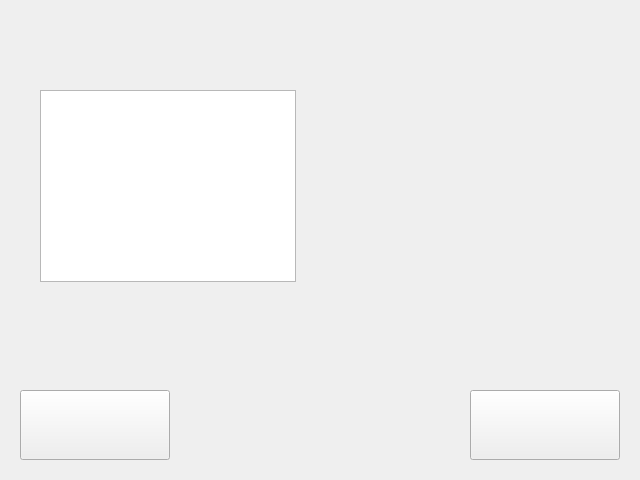
<?xml version="1.0" encoding="UTF-8"?>
<ui version="4.0">
 <class>Form</class>
 <widget class="QWidget" name="Form">
  <property name="geometry">
   <rect>
    <x>0</x>
    <y>0</y>
    <width>640</width>
    <height>480</height>
   </rect>
  </property>
  <property name="windowTitle">
   <string>Окно3: QListWidget</string>
  </property>
  <widget class="QListWidget" name="qListWidget">
   <property name="geometry">
    <rect>
     <x>40</x>
     <y>90</y>
     <width>256</width>
     <height>192</height>
    </rect>
   </property>
  </widget>
  <widget class="QPushButton" name="qPushButtonBack3">
   <property name="geometry">
    <rect>
     <x>20</x>
     <y>390</y>
     <width>150</width>
     <height>70</height>
    </rect>
   </property>
   <property name="text">
    <string/>
   </property>
   <property name="icon">
    <iconset>
     <normaloff>../_MY_PICTURES/leftArrow.png</normaloff>../_MY_PICTURES/leftArrow.png</iconset>
   </property>
   <property name="iconSize">
    <size>
     <width>170</width>
     <height>170</height>
    </size>
   </property>
  </widget>
  <widget class="QPushButton" name="qPushButtonNext3">
   <property name="geometry">
    <rect>
     <x>470</x>
     <y>390</y>
     <width>150</width>
     <height>70</height>
    </rect>
   </property>
   <property name="text">
    <string/>
   </property>
   <property name="icon">
    <iconset>
     <normaloff>../_MY_PICTURES/rightArrow.png</normaloff>../_MY_PICTURES/rightArrow.png</iconset>
   </property>
   <property name="iconSize">
    <size>
     <width>170</width>
     <height>170</height>
    </size>
   </property>
  </widget>
 </widget>
 <resources/>
 <connections/>
</ui>
